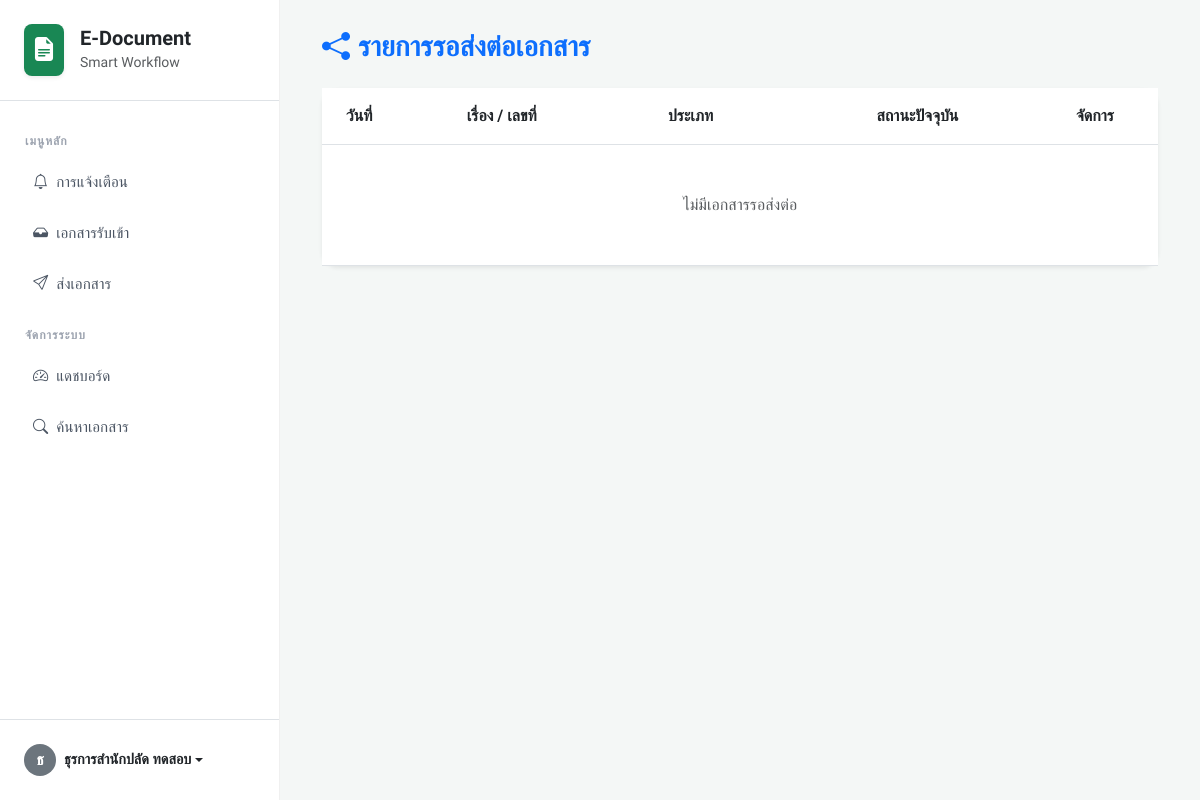
The page /users/forward_doc.php (signed in) on the database as committed earlier.
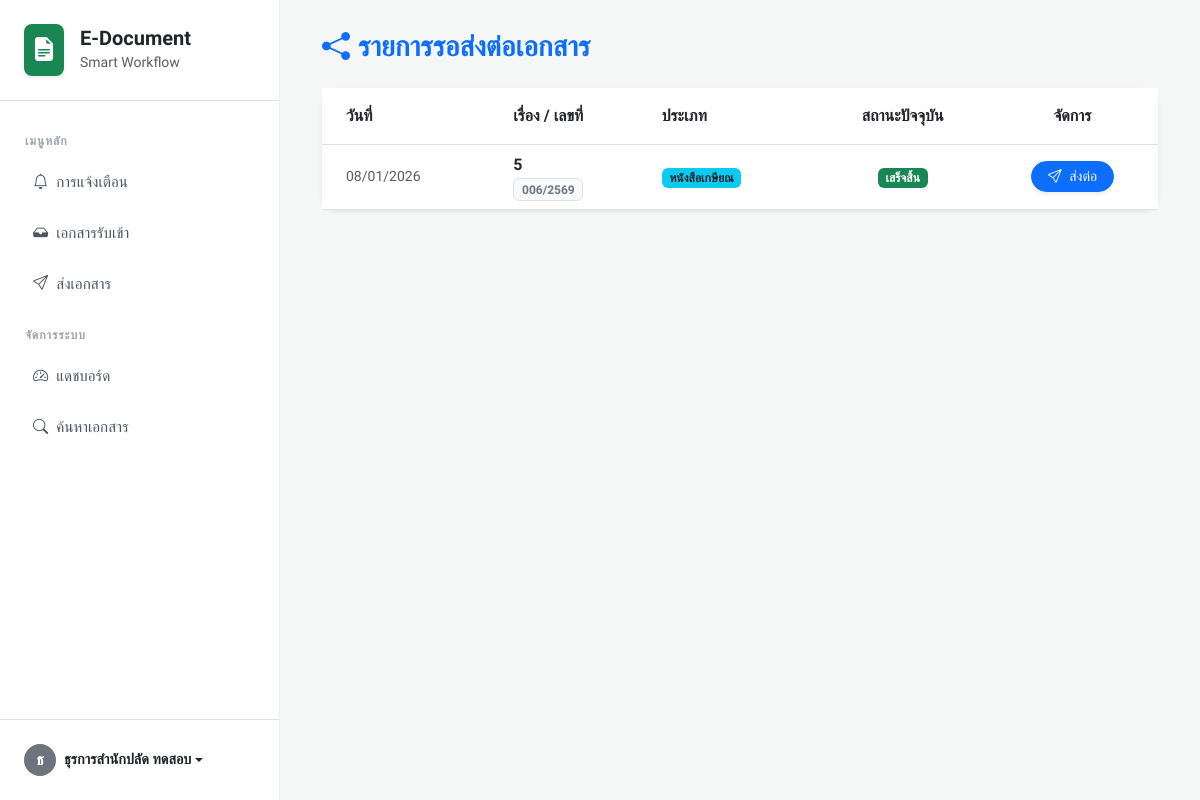
The same page on the database as committed later.
### tables this page shows
CREATE TABLE `documents` (
  `id` int(11) NOT NULL,
  `document_no` varchar(50) NOT NULL COMMENT 'เลขที่เอกสารรันต่อเนื่อง',
  `external_no` varchar(50) DEFAULT NULL COMMENT 'เลขที่หนังสือ (จากภายนอก)',
  `title` varchar(255) NOT NULL COMMENT 'เรื่อง/หัวข้อเอกสาร',
  `book_name` varchar(255) DEFAULT NULL COMMENT 'ชื่อหนังสือ',
  `receive_date` date NOT NULL DEFAULT curdate() COMMENT 'วันที่รับ',
  `sender_id` int(11) DEFAULT NULL COMMENT 'ID ผู้ส่ง (เชื่อมตาราง users)',
  `to_department_id` int(11) DEFAULT NULL COMMENT 'ID แผนกปลายทาง (เชื่อมตาราง departments)',
  `pending_target_depts` text DEFAULT NULL COMMENT 'เก็บ ID แผนกปลายทางแบบ CSV สำหรับหนังสือเกษียณ',
  `document_type_id` int(11) NOT NULL COMMENT 'ประเภทเอกสาร',
  `from_source` varchar(100) DEFAULT NULL COMMENT 'รับจากหน่วยงาน/บุคคล',
  `status` enum('pending','process','success','cancel','draft') DEFAULT 'pending',
  `priority` tinyint(1) NOT NULL DEFAULT 0 COMMENT '0=ปกติ, 1=ด่วน, 2=ด่วนที่สุด',
  `remark` text DEFAULT NULL,
  `file_path` varchar(255) DEFAULT NULL COMMENT 'ชื่อไฟล์แนบ',
  `created_at` timestamp NOT NULL DEFAULT current_timestamp(),
  `is_forwarded` tinyint(1) DEFAULT 0 COMMENT '0=รอส่ง, 1=ส่งแล้ว',
  `parent_id` int(11) DEFAULT NULL COMMENT 'เก็บ ID เอกสารต้นทาง',
  `updated_at` timestamp NULL DEFAULT NULL
);

CREATE TABLE `document_types` (
  `id` int(11) NOT NULL,
  `type_name` varchar(100) NOT NULL COMMENT 'ชื่อประเภทเอกสาร',
  `is_active` tinyint(1) DEFAULT 1
);

### includes/sidebar.php (called while the page is built, shortened)
<?php
include_once __DIR__ . '/../config/db.php';
$sidebar_uid = $_SESSION['user_id'] ?? 0;
if ($sidebar_uid > 0) {
    $sql_count = "SELECT COUNT(*) as total FROM notifications WHERE user_id = ? AND is_read = 0";
    $stmt_count = $conn->prepare($sql_count);
    $stmt_count->bind_param("i", $sidebar_uid);
    $stmt_count->execute();
    $res_count = $stmt_count->get_result()->fetch_assoc();
}
?>

### users/forward_doc.php (the view, shortened to what the changed rows need)
<?php
include '../config/db.php';
$my_dept_id = $_SESSION['department_id'] ?? 0;
$is_process_done = false;
$show_mode = 'list';
if (isset($_GET['id']) && !$is_process_done) {
    $doc_id = intval($_GET['id']);
    $stmt = $conn->prepare("SELECT * FROM documents WHERE id = ? AND to_department_id = ?");
    $stmt->bind_param("ii", $doc_id, $my_dept_id);
    $stmt->execute();
    $doc_data = $stmt->get_result()->fetch_assoc();
    if ($doc_data) {
        $show_mode = 'form';
        $workflow_step = "normal";
        $fixed_target_dept = 0;
        if ($doc_data['document_type_id'] == 1) {
            if ($my_dept_id == 4) { $workflow_step = "head_office"; }
            elseif ($my_dept_id == 5) { $workflow_step = "palad"; $fixed_target_dept = 6; }
            elseif ($my_dept_id == 6) { $workflow_step = "mayor"; $fixed_target_dept = 2; }
            elseif ($my_dept_id == 2) {
                $workflow_step = "admin_office";
                if (!empty($doc_data['pending_target_depts'])) $pre_selected_depts = explode(',', $doc_data['pending_target_depts']);
            }
        }
        $depts = $conn->query("SELECT id, name FROM departments WHERE id != '$my_dept_id' ORDER BY name ASC");
    } else {
        if ($_SERVER['REQUEST_METHOD'] != 'POST') {
            $alert_script = "Swal.fire('ข้อผิดพลาด', 'ไม่พบเอกสาร', 'error').then(() => { window.location='forward_doc.php'; });";
        }
    }
} else {
    if ($show_mode == 'list') {
        $sql_list = "SELECT d.id, d.document_no, d.title, d.created_at, d.status, t.type_name
                     FROM documents d
                     LEFT JOIN document_types t ON d.document_type_id = t.id
                     WHERE d.to_department_id = ?
                     AND d.status IN ('success', 'pending', 'process')
                     AND (d.is_forwarded = 0 OR d.is_forwarded IS NULL)
                     ORDER BY d.created_at DESC";
        $stmt_list = $conn->prepare($sql_list);
        $stmt_list->bind_param("i", $my_dept_id);
        $stmt_list->execute();
        $result_list = $stmt_list->get_result();
    }
}
?>
<!DOCTYPE html>
<html lang="th">
<head>
    <link href="https://cdn.jsdelivr.net/npm/bootstrap@5.3.0/dist/css/bootstrap.min.css" rel="stylesheet">
    <link rel="stylesheet" href="https://cdn.jsdelivr.net/npm/bootstrap-icons@1.11.0/font/bootstrap-icons.css">
    <link href="https://cdn.jsdelivr.net/npm/select2@4.1.0-rc.0/dist/css/select2.min.css" rel="stylesheet" />
</head>
<body>
    <div class="d-flex">
        <div class="flex-shrink-0"><?php include '../includes/sidebar.php'; ?></div>
        <div class="main-content flex-grow-1">
            <div class="container-fluid">
                <?php if ($show_mode == 'list'): ?>
                <div class="card border-0 shadow-sm rounded-4">
                    <div class="card-body p-0">
                        <div class="table-responsive">
                            <table class="table table-hover align-middle mb-0">
                                <thead class="bg-light border-bottom">
                                    <tr>
                                        <th class="ps-4 py-3">วันที่</th>
                                        <th class="py-3">เรื่อง / เลขที่</th>
                                        <th class="py-3">ประเภท</th>
                                        <th class="py-3 text-center">สถานะปัจจุบัน</th>
                                        <th class="py-3 text-center">จัดการ</th>
                                    </tr>
                                </thead>
                                <tbody>
                                    <?php if (isset($result_list) && $result_list->num_rows > 0): ?>
                                        <?php while ($row = $result_list->fetch_assoc()): ?>
                                            <tr>
                                                <td class="ps-4 small text-muted"><?= date('d/m/Y', strtotime($row['created_at'])) ?></td>
                                                <td>
                                                    <div class="fw-bold"><?= htmlspecialchars($row['title']) ?></div>
                                                    <span class="badge bg-light text-secondary border small"><?= $row['document_no'] ?></span>
                                                </td>
                                                <td><span class="badge bg-info text-dark"><?= $row['type_name'] ?></span></td>
                                                <td class="text-center">
                                                    <?php if($row['status']=='pending'): ?>
                                                        <span class="badge bg-warning text-dark">รอดำเนินการ</span>
                                                    <?php elseif($row['status']=='success'): ?>
                                                        <span class="badge bg-success">เสร็จสิ้น</span>
                                                    <?php else: ?>
                                                        <span class="badge bg-secondary"><?= $row['status'] ?></span>
                                                    <?php endif; ?>
                                                </td>
                                                <td class="text-center">
                                                    <a href="forward_doc.php?id=<?= $row['id'] ?>" class="btn btn-sm btn-primary rounded-pill px-3 shadow-sm">
                                                        <i class="bi bi-send me-1"></i> ส่งต่อ
                                                    </a>
                                                </td>
                                            </tr>
                                        <?php endwhile; ?>
                                    <?php else: ?>
                                        <tr><td colspan="5" class="text-center py-5 text-muted">ไม่มีเอกสารรอส่งต่อ</td></tr>
                                    <?php endif; ?>
                                </tbody>
                            </table>
                        </div>
                    </div>
                </div>
                <?php endif; ?>
            </div>
        </div>
    </div>
</body>
</html>

Rows that differ between the two databases and show on the page:
added documents: created_at "08/01/2026", title "5", document_no "006/2569", document_type.type_name "หนังสือเกษียณ", status "เสร็จสิ้น"
Other text that changed with them:
text no longer shown: "ไม่มีเอกสารรอส่งต่อ"
